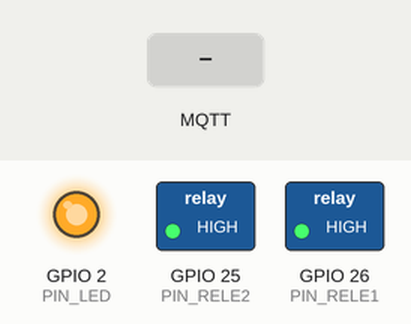
The sketch below on a simulated ESP32. Parts: switched loads named in the sketch (green lamp = pin HIGH), output pins drawn as LEDs (lit = HIGH). The test bench sets the inputs (shaded band). WiFi joins after 1.5 s; servers stay silent unless stated; no MQTT or app messages arrive unless stated; what the sketch prints to the serial monitor is not drawn.

Above: at 2.8 s.
2.9 s: MQTT message "ON" arrives on the first subscribed topic
At 4.2 s:
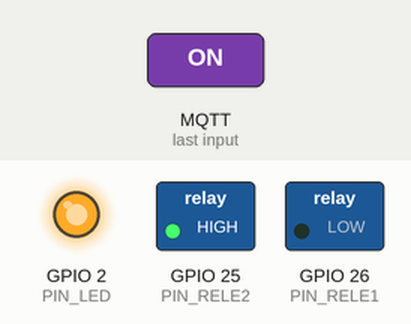
5.9 s: MQTT message "ON" arrives on the second subscribed topic
At 6.7 s:
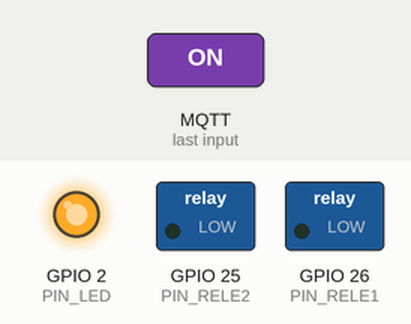
8.9 s: MQTT message "OFF" arrives on the first subscribed topic
At 10.1 s:
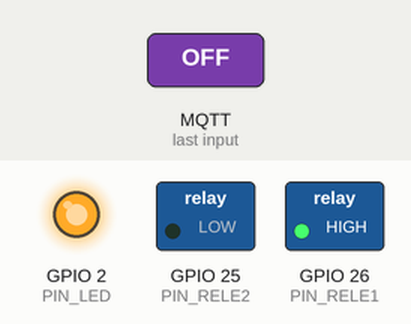
11.9 s: MQTT message "OFF" arrives on the second subscribed topic
At 12.4 s:
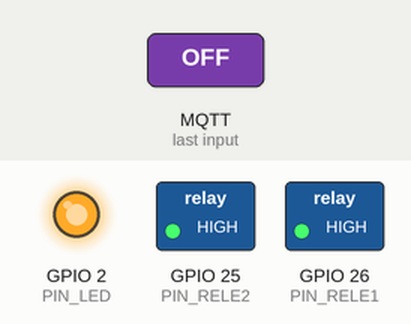
Timing chart, 0 to 14.4 s (numbered marks = the images above; inputs shaded):
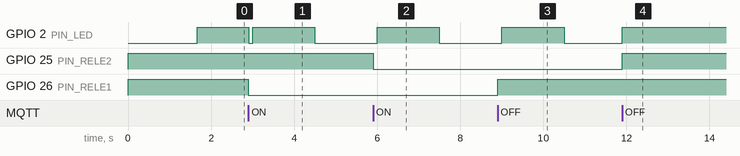

The sketch:

rele_ciudad.ino
```cpp
/**
 * Controlador de 2 Relés por MQTT - ESP32
 *
 * Cada relé tiene su propio comando, su propio topic de estado
 * y su propio topic de activación independiente.
 *
 * Por defecto ambos relés permanecen en REPOSO (dejan pasar corriente).
 *
 * Topics suscritos:
 *   ciudad/cmd/rele1    → "ON" activa relé 1 | "OFF" lo desactiva
 *   ciudad/cmd/rele2    → "ON" activa relé 2 | "OFF" lo desactiva
 *   /baliza/5/estado    → activación relé 1: "ON" = funcional | "OFF" = desactivado
 *   /baliza/3/estado    → activación relé 2: "ON" = funcional | "OFF" = desactivado
 *
 *   ⚠ Comportamiento de activación PARTICULAR de este prototipo:
 *   Cuando un relé está DESACTIVADO, se fuerza a ACTIVO (corta corriente)
 *   y no acepta comandos hasta recibir "ON" en su topic de activación.
 *   Al reactivarse vuelve a REPOSO y espera nuevos comandos.
 *
 * Topics publicados:
 *   ciudad/estado/rele1 → estado relé 1 ("ON" / "OFF")
 *   ciudad/estado/rele2 → estado relé 2 ("ON" / "OFF")
 *   ciudad/estado/disp  → estado del dispositivo ("online" / "offline")
 *
 * LED de estado (PIN_LED):
 *   Apagado          → Sin conexión WiFi
 *   Parpadeo rápido  → WiFi conectado, sin MQTT
 *   Encendido fijo   → WiFi + MQTT, ambos relés en reposo
 *   Parpadeo lento   → WiFi + MQTT, algún relé activo por comando remoto
 */

// ─────────────────────────────────────────────
//  LIBRERÍAS
// ─────────────────────────────────────────────
#include <WiFi.h>
#include <PubSubClient.h>

// ─────────────────────────────────────────────
//  CONFIGURACIÓN DE PINES
// ─────────────────────────────────────────────
constexpr uint8_t  PIN_RELE1     = 26;   // Relé 1
constexpr uint8_t  PIN_RELE2     = 25;   // Relé 2
constexpr uint8_t  PIN_LED       = 2;

// ─────────────────────────────────────────────
//  LÓGICA DE RELÉS
//  La mayoría de módulos son activos en LOW:
//    LOW  → relé energizado
//    HIGH → relé en reposo
// ─────────────────────────────────────────────
constexpr uint8_t  RELE_ACTIVO   = LOW;
constexpr uint8_t  RELE_REPOSO   = HIGH;

// ─────────────────────────────────────────────
//  CONFIGURACIÓN WIFI
// ─────────────────────────────────────────────
constexpr char     WIFI_SSID[]       = "Ohmbu-2.4G";
constexpr char     WIFI_PASS[]       = "Nene.peludo";
constexpr uint32_t WIFI_TIMEOUT_MS   = 10000;

// ─────────────────────────────────────────────
//  CONFIGURACIÓN MQTT
// ─────────────────────────────────────────────
constexpr char     MQTT_BROKER[]     = "192.168.88.100";
constexpr uint16_t MQTT_PORT         = 1883;
constexpr char     MQTT_USER[]       = "";
constexpr char     MQTT_PASS_[]      = "";
constexpr char     MQTT_CLIENT_ID[]  = "esp32-rele-ciudad";

// Comandos
constexpr char     TOPIC_CMD_R1[]    = "ciudad/cmd/rele1";
constexpr char     TOPIC_CMD_R2[]    = "ciudad/cmd/rele2";

// Estado publicado
constexpr char     TOPIC_RELE1[]     = "ciudad/estado/rele1";
constexpr char     TOPIC_RELE2[]     = "ciudad/estado/rele2";
constexpr char     TOPIC_DISP[]      = "ciudad/estado/disp";

// Activación individual (desactivado = relé fuerza corte de corriente)
constexpr char     TOPIC_ACTIV_R1[]  = "/baliza/5/estado";
constexpr char     TOPIC_ACTIV_R2[]  = "/baliza/3/estado";

// ─────────────────────────────────────────────
//  INTERVALOS
// ─────────────────────────────────────────────
constexpr uint32_t INTERVALO_RECONEX_MS       = 10000;
constexpr uint32_t INTERVALO_PARPADEO_RAPIDO  = 300;
constexpr uint32_t INTERVALO_PARPADEO_LENTO   = 1500;

// ─────────────────────────────────────────────
//  OBJETOS GLOBALES
// ─────────────────────────────────────────────
WiFiClient    wifiClient;
PubSubClient  mqttClient(wifiClient);

// ─────────────────────────────────────────────
//  ESTADO GLOBAL
// ─────────────────────────────────────────────
bool     rele1Activo      = false;
bool     rele2Activo      = false;
bool     rele1Habilitado  = true;   // Controlado por /baliza/5/estado
bool     rele2Habilitado  = true;   // Controlado por /baliza/3/estado
bool     modoRemoto       = false;  // true si algún relé está ON por comando MQTT
bool     wifiConectado    = false;
bool     mqttConectado    = false;
uint32_t ultimaReconex    = 0;

// ─────────────────────────────────────────────
//  FUNCIONES: LED DE ESTADO
// ─────────────────────────────────────────────
void actualizarLED() {
  if (!wifiConectado) {
    digitalWrite(PIN_LED, LOW);
  } else if (!mqttConectado) {
    bool on = (millis() / INTERVALO_PARPADEO_RAPIDO) % 2 == 0;
    digitalWrite(PIN_LED, on ? HIGH : LOW);
  } else if (modoRemoto) {
    bool on = (millis() / INTERVALO_PARPADEO_LENTO) % 2 == 0;
    digitalWrite(PIN_LED, on ? HIGH : LOW);
  } else {
    digitalWrite(PIN_LED, HIGH);
  }
}

// ─────────────────────────────────────────────
//  FUNCIONES: RELÉS
// ─────────────────────────────────────────────

/**
 * Aplica el estado al relé 1, publica el cambio y actualiza modoRemoto.
 * @param activar      true = energizar relé (corta corriente)
 * @param desdeRemoto  true si viene de un comando MQTT (no de activación forzada)
 */
void aplicarRele1(bool activar, bool desdeRemoto = false) {
  rele1Activo = activar;
  digitalWrite(PIN_RELE1, activar ? RELE_ACTIVO : RELE_REPOSO);
  Serial.printf("[Relé1] %s%s\n",
    activar ? "ACTIVO (corta corriente)" : "REPOSO (deja pasar corriente)",
    desdeRemoto ? " [remoto]" : ""
  );
  if (mqttConectado) mqttClient.publish(TOPIC_RELE1, activar ? "ON" : "OFF", true);
  modoRemoto = (rele1Activo && rele1Habilitado) || (rele2Activo && rele2Habilitado);
}

/**
 * Aplica el estado al relé 2, publica el cambio y actualiza modoRemoto.
 */
void aplicarRele2(bool activar, bool desdeRemoto = false) {
  rele2Activo = activar;
  digitalWrite(PIN_RELE2, activar ? RELE_ACTIVO : RELE_REPOSO);
  Serial.printf("[Relé2] %s%s\n",
    activar ? "ACTIVO (corta corriente)" : "REPOSO (deja pasar corriente)",
    desdeRemoto ? " [remoto]" : ""
  );
  if (mqttConectado) mqttClient.publish(TOPIC_RELE2, activar ? "ON" : "OFF", true);
  modoRemoto = (rele1Activo && rele1Habilitado) || (rele2Activo && rele2Habilitado);
}

// ─────────────────────────────────────────────
//  FUNCIONES: WIFI
// ─────────────────────────────────────────────
bool conectarWifi() {
  if (WiFi.status() == WL_CONNECTED) { wifiConectado = true; return true; }
  Serial.printf("[WiFi] Conectando a %s...\n", WIFI_SSID);
  WiFi.mode(WIFI_STA);
  WiFi.begin(WIFI_SSID, WIFI_PASS);
  uint32_t inicio = millis();
  while (WiFi.status() != WL_CONNECTED && millis() - inicio < WIFI_TIMEOUT_MS) {
    delay(200); actualizarLED();
  }
  wifiConectado = (WiFi.status() == WL_CONNECTED);
  if (wifiConectado) Serial.printf("[WiFi] Conectado. IP: %s\n", WiFi.localIP().toString().c_str());
  else               Serial.println("[WiFi] Sin conexión. Se reintentará.");
  return wifiConectado;
}

// ─────────────────────────────────────────────
//  FUNCIONES: MQTT
// ─────────────────────────────────────────────
void callbackMQTT(char* topic, byte* payload, unsigned int length) {
  char msg[length + 1];
  memcpy(msg, payload, length);
  msg[length] = '\0';
  Serial.printf("[MQTT] %s → %s\n", topic, msg);

  // ── Activación relé 1 (/baliza/5/estado) ──
  if (strcmp(topic, TOPIC_ACTIV_R1) == 0) {
    bool nuevoEstado = (strcmp(msg, "ON") == 0);
    if (nuevoEstado != rele1Habilitado) {
      rele1Habilitado = nuevoEstado;
      Serial.printf("[Relé1] %s\n", rele1Habilitado ? "HABILITADO" : "DESHABILITADO → forzando corte");
      if (!rele1Habilitado) {
        // Desactivado: forzar corte de corriente
        aplicarRele1(true, false);
      } else {
        // Reactivado: volver a reposo y esperar comandos
        aplicarRele1(false, false);
      }
    }
    return;
  }

  // ── Activación relé 2 (/baliza/3/estado) ──
  if (strcmp(topic, TOPIC_ACTIV_R2) == 0) {
    bool nuevoEstado = (strcmp(msg, "ON") == 0);
    if (nuevoEstado != rele2Habilitado) {
      rele2Habilitado = nuevoEstado;
      Serial.printf("[Relé2] %s\n", rele2Habilitado ? "HABILITADO" : "DESHABILITADO → forzando corte");
      if (!rele2Habilitado) {
        aplicarRele2(true, false);
      } else {
        aplicarRele2(false, false);
      }
    }
    return;
  }

  // ── Comando relé 1 ────────────────────────
  if (strcmp(topic, TOPIC_CMD_R1) == 0) {
    if (!rele1Habilitado) {
      Serial.println("[Relé1] Comando ignorado: DESHABILITADO.");
      return;
    }
    if      (strcmp(msg, "ON")  == 0) aplicarRele1(true,  true);
    else if (strcmp(msg, "OFF") == 0) aplicarRele1(false, true);
    else Serial.printf("[Relé1] Comando desconocido: %s\n", msg);
    return;
  }

  // ── Comando relé 2 ────────────────────────
  if (strcmp(topic, TOPIC_CMD_R2) == 0) {
    if (!rele2Habilitado) {
      Serial.println("[Relé2] Comando ignorado: DESHABILITADO.");
      return;
    }
    if      (strcmp(msg, "ON")  == 0) aplicarRele2(true,  true);
    else if (strcmp(msg, "OFF") == 0) aplicarRele2(false, true);
    else Serial.printf("[Relé2] Comando desconocido: %s\n", msg);
  }
}

bool conectarMQTT() {
  if (!wifiConectado) return false;
  if (mqttClient.connected()) { mqttConectado = true; return true; }
  Serial.printf("[MQTT] Conectando a %s:%d...\n", MQTT_BROKER, MQTT_PORT);
  mqttClient.setServer(MQTT_BROKER, MQTT_PORT);
  mqttClient.setCallback(callbackMQTT);
  bool ok = mqttClient.connect(MQTT_CLIENT_ID, TOPIC_DISP, 0, true, "offline");
  mqttConectado = ok;
  if (ok) {
    Serial.println("[MQTT] Conectado.");
    mqttClient.publish(TOPIC_DISP, "online", true);
    mqttClient.subscribe(TOPIC_CMD_R1);
    mqttClient.subscribe(TOPIC_CMD_R2);
    mqttClient.subscribe(TOPIC_ACTIV_R1);
    mqttClient.subscribe(TOPIC_ACTIV_R2);
    // Publicar estado actual de ambos relés al reconectar
    mqttClient.publish(TOPIC_RELE1, rele1Activo ? "ON" : "OFF", true);
    mqttClient.publish(TOPIC_RELE2, rele2Activo ? "ON" : "OFF", true);
  } else {
    Serial.printf("[MQTT] Falló (código %d). Se reintentará.\n", mqttClient.state());
  }
  return ok;
}

// ─────────────────────────────────────────────
//  SETUP
// ─────────────────────────────────────────────
void setup() {
  Serial.begin(115200);
  Serial.println("\n[Sistema] Iniciando controlador de relés ESP32...");

  pinMode(PIN_RELE1, OUTPUT);
  pinMode(PIN_RELE2, OUTPUT);
  pinMode(PIN_LED,   OUTPUT);

  // Estado inicial: ambos en reposo (dejan pasar corriente)
  aplicarRele1(false, false);
  aplicarRele2(false, false);
  digitalWrite(PIN_LED, LOW);

  conectarWifi();
  if (wifiConectado) conectarMQTT();

  actualizarLED();
  Serial.println("[Sistema] Setup completo.");
}

// ─────────────────────────────────────────────
//  LOOP
// ─────────────────────────────────────────────
void loop() {
  uint32_t ahora = millis();

  // ── Mantener MQTT activo ──────────────────
  if (mqttConectado) {
    if (!mqttClient.loop()) {
      mqttConectado    = false;
      // Failsafe: al perder MQTT, ambos relés a reposo si estaban habilitados
      if (rele1Habilitado) aplicarRele1(false, false);
      if (rele2Habilitado) aplicarRele2(false, false);
      Serial.println("[MQTT] Conexión perdida.");
    }
  }

  // ── Reintentar conexiones ─────────────────
  if (ahora - ultimaReconex >= INTERVALO_RECONEX_MS) {
    ultimaReconex = ahora;
    if (!wifiConectado || WiFi.status() != WL_CONNECTED) {
      wifiConectado = false;
      mqttConectado = false;
      conectarWifi();
    }
    if (wifiConectado && !mqttConectado) conectarMQTT();
  }

  // ── LED de estado ─────────────────────────
  actualizarLED();
}
```

Measured:
- after the input at 2.9 s, GPIO 2 (PIN_LED): HIGH → LOW at once, → HIGH 0.10 s later, → LOW 1.5 s later; GPIO 26 (PIN_RELE1): HIGH → LOW at once
- after the input at 5.9 s, GPIO 25 (PIN_RELE2): HIGH → LOW at once
- after the input at 8.9 s, GPIO 26 (PIN_RELE1): LOW → HIGH at once
- after the input at 11.9 s, GPIO 25 (PIN_RELE2): LOW → HIGH at once
